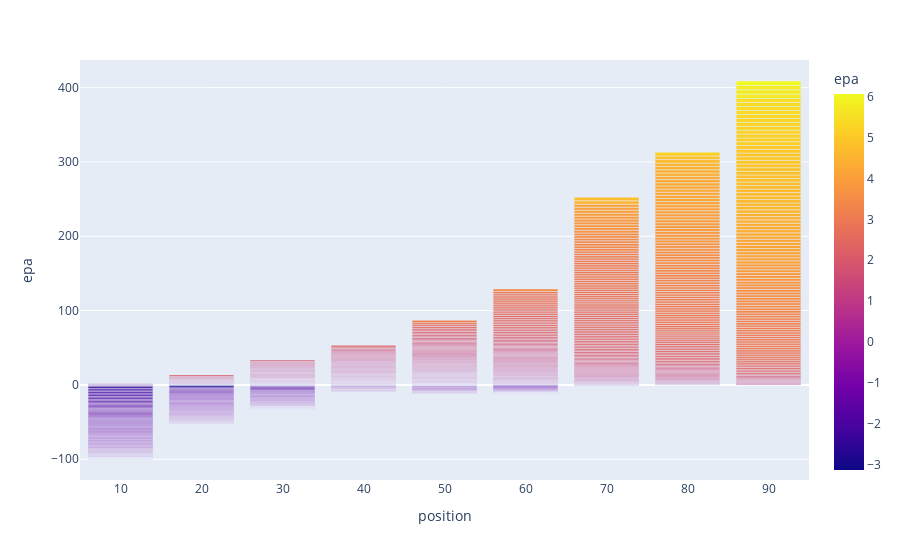

This figure's notebook cell:
### Code cell
fig.show()

### Figure 1 — Plotly figure (JSON) as saved in the notebook; plotly's stock layout.template omitted (floating-point values rounded to 4 significant figures; data arrays with more than 128 entries replaced by an {"elided": "..."} marker saying what was removed)
{"data": [{"alignmentgroup": "True", "hovertemplate": "position=%{x}<br>epa=%{marker.color}<extra></extra>", "legendgroup": "", "marker": {"color": {"elided": "972 float values"}, "coloraxis": "coloraxis"}, "name": "", "offsetgroup": "", "orientation": "v", "showlegend": false, "textposition": "auto", "type": "bar", "x": {"elided": "972 int values"}, "xaxis": "x", "y": {"elided": "972 float values"}, "yaxis": "y"}], "layout": {"barmode": "relative", "coloraxis": {"colorbar": {"title": {"text": "epa"}}, "colorscale": [[0, "#0d0887"], [0.1111, "#46039f"], [0.2222, "#7201a8"], [0.3333, "#9c179e"], [0.4444, "#bd3786"], [0.5556, "#d8576b"], [0.6667, "#ed7953"], [0.7778, "#fb9f3a"], [0.8889, "#fdca26"], [1, "#f0f921"]]}, "legend": {"tracegroupgap": 0}, "margin": {"t": 60}, "xaxis": {"anchor": "y", "domain": [0, 1], "title": {"text": "position"}}, "yaxis": {"anchor": "x", "domain": [0, 1], "title": {"text": "epa"}}}}
